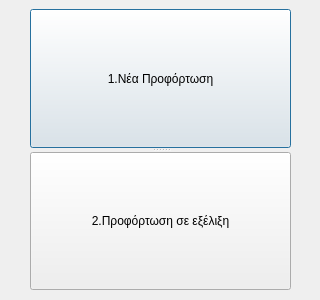
<?xml version="1.0" encoding="UTF-8"?>
<ui version="4.0">
 <class>profortosi_selClass</class>
 <widget class="QDialog" name="profortosi_selClass">
  <property name="geometry">
   <rect>
    <x>0</x>
    <y>0</y>
    <width>320</width>
    <height>300</height>
   </rect>
  </property>
  <property name="windowTitle">
   <string>Προφόρτωση</string>
  </property>
  <widget class="QSplitter" name="splitter">
   <property name="geometry">
    <rect>
     <x>30</x>
     <y>9</y>
     <width>261</width>
     <height>281</height>
    </rect>
   </property>
   <property name="orientation">
    <enum>Qt::Vertical</enum>
   </property>
   <widget class="QPushButton" name="pushButton">
    <property name="text">
     <string>1.Νέα Προφόρτωση</string>
    </property>
    <property name="shortcut">
     <string>1</string>
    </property>
   </widget>
   <widget class="QPushButton" name="pushButton_2">
    <property name="text">
     <string>2.Προφόρτωση σε εξέλιξη</string>
    </property>
    <property name="shortcut">
     <string>2</string>
    </property>
   </widget>
  </widget>
 </widget>
 <layoutdefault spacing="6" margin="11"/>
 <resources/>
 <connections/>
</ui>
